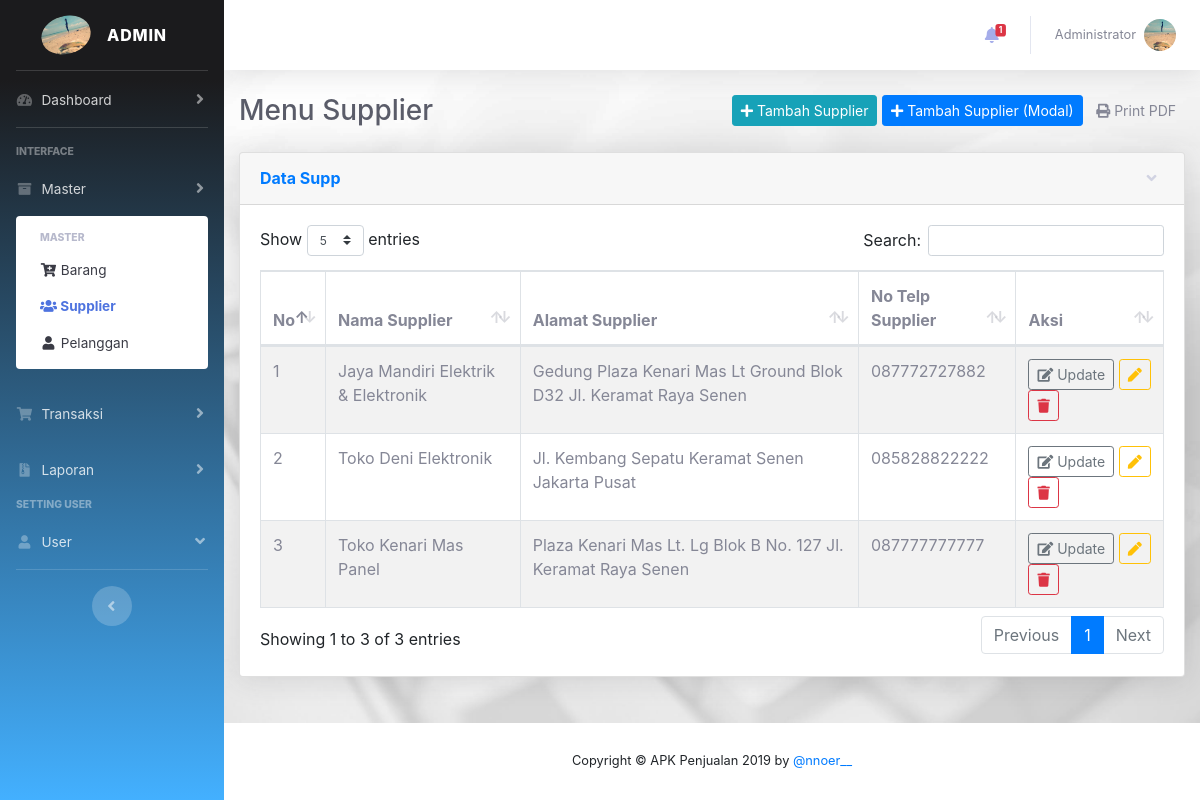
The app's page /?page=supp (signed in) with its own data.
### tables this page shows
CREATE TABLE `tb_users` (
  `id_users` int(11) NOT NULL,
  `username` varchar(30) NOT NULL,
  `nama_user` varchar(30) NOT NULL,
  `password` varchar(256) NOT NULL,
  `level` int(1) NOT NULL,
  `image` varchar(128) NOT NULL
);

CREATE TABLE `tb_supplier` (
  `id_supplier` int(11) NOT NULL,
  `nama_supplier` varchar(60) NOT NULL,
  `alamat_supplier` text NOT NULL,
  `no_telp` varchar(15) NOT NULL
);

### classcrud/class.crud.php (called while the page is built, shortened)
<?php
class Supplier
{
    public function tampilsupp($koneksi)
    {
        $qry = $koneksi->query("SELECT * FROM tb_supplier ORDER BY id_supplier");
        return $qry;
        return $data;
    }
}
$supp = new Supplier();
?>

### views/supp.php (the view, shortened to what this page needs)
<!DOCTYPE html>
<html>
<head>
</head>
<body>
    <section class="content-header">
        <div class="d-sm-flex align-items-center justify-content-between mb-4">
            <h3 class="h3 mb-0 text-gray-800">
                Menu Supplier
            </h3>
            <div class="row">
                <div class="col-lg-12">
                    <div class="float-right">
                        <a href="?page=tambahsupp" class="btn btn-info btn-sm">
                            <i class="fa fa-plus"></i> Tambah Supplier
                        </a>
                        <button type="button" class="btn btn-primary btn-sm" id="tambahdatasupp" data-toggle="modal" data-target="#tambahsupp">
                            <i class="fa fa-plus"></i> Tambah Supplier (Modal)
                        </button>
                        <a href="cetak_fpdf_supp.php" target="_blank" class="btn btn-default btn-sm">
                            <i class="fa fa-print"></i> Print PDF
                        </a>
                    </div>
                </div>
            </div>
    </section>
    <section class="content-body">
        <div class="card shadow mb-4">
            <a href="#collapseCardExample" class="d-block card-header py-3" data-toggle="collapse" role="button" aria-expanded="true" aria-controls="collapseCardExample">
                <h6 class="m-0 font-weight-bold text-primary">Data Supp</h6>
            </a>
            <div class="collapse show" id="collapseCardExample">
                <div class="card-body">
                    <div class="row">
                        <div class="col-lg-12">
                            <div class="table-responsive">
                                <table class="table table-bordered table-hover table-striped" id="dataTable">
                                    <thead>
                                        <tr>
                                            <th>No</th>
                                            <th>Nama Supplier</th>
                                            <th>Alamat Supplier</th>
                                            <th>No Telp Supplier</th>
                                            <th>Aksi</th>
                                        </tr>
                                    </thead>
                                    <tbody>
                                        <?php $no = 1; ?>
                                        <?php $query = $supp->tampilsupp($koneksi); ?>
                                        <?php foreach ($query as $q => $data) { ?>
                                            <tr>
                                                <td><?= $no++ ?></td>
                                                <td><?= ucwords($data['nama_supplier']); ?></td>
                                                <td><?= ucwords($data['alamat_supplier']); ?></td>
                                                <td><?= ucwords($data['no_telp']); ?></td>
                                                <td>
                                                    <a href="?page=ubahsupp&id=<?php echo $data['id_supplier']; ?>" class="btn btn-outline-secondary btn-sm"><i class="fa fa-edit"></i> Update</a>
                                                    <a id="ubahdatasupp" data-toggle="modal" data-target="#ubahsupp" data-id="<?php echo $data['id_supplier']  ?>" data-namasupp="<?php echo $data['nama_supplier']; ?>" data-alamatsupp="<?php echo $data['alamat_supplier']; ?>" data-notelpsupp="<?php echo $data['no_telp']; ?>"><button class="btn btn-outline-warning btn-sm"><i class="fa fa-pen"></i> </button></a>
                                                    <a href="?page=supp&hapus=<?php echo $data['id_supplier']; ?>" class="btn btn-outline-danger btn-sm" id="alertHapus" onclick="return confirm('Yakin Ingin Di Hapus');"><i class="fa fa-trash"></i> </a>
                                                </td>
                                            </tr>
                                        <?php } ?>
                                    </tbody>
                                </table>
                            </div>
                        </div>
                    </div>
                </div>
            </div>
        </div>
    </section>
</body>
</html>

### index.php (shortened to what this page needs)
<?php
require_once "classcrud/class.crud.php";
?>
<!DOCTYPE html>
<html lang="en">
<head>
    <link href="assets/vendor/fontawesome-free/css/all.min.css" rel="stylesheet" type="text/css">
    <link href="assets/css/sb-admin-2.min.css" rel="stylesheet">
    <link href="assets/css/style.css" rel="stylesheet">
    <link href="assets/bootstrap4/css/bootstrap.min.css" rel="stylesheet">
    <link href="assets/vendor/datatables/dataTables.bootstrap4.min.css" rel="stylesheet">
</head>
<body id="page-top">
    <div id="wrapper">
        <ul class="navbar-nav bg-gradient-primary sidebar sidebar-dark accordion" id="accordionSidebar">
            <a class="sidebar-brand d-flex align-items-center justify-content-center" href="?page=dashboard">
                <div class="sidebar-brand-icon rotate-n-15">
                    <?php $id = $_SESSION['adm']['id_users']; ?>
                    <?php
                    $query = $koneksi->query("SELECT * FROM tb_users WHERE id_users = '$id'");
                    $row = $query->fetch_assoc();
                    ?>
                    <img src="assets/mycss/img/<?php echo $row['image']; ?>" class="img-profile rounded-circle" style="width: 50px;" alt="Cinque Terre">
                </div>
                <div class="sidebar-brand-text mx-3"><?php echo $_SESSION['adm']['level'] == 1 ? "Admin" : ($_SESSION['adm']['level'] == 2 ? "Gudang" : "HRD"); ?><sup></sup></div>
            </a>
            <hr class="sidebar-divider my-0">
            <li class="nav-item">
                <a class="nav-link collapsed" href="#" data-toggle="collapse" data-target="#collapseOne" aria-expanded="true" aria-controls="collapseOne">
                    <i class="fas fa-fw fa-tachometer-alt"></i>
                    <span>Dashboard</span>
                </a>
            </li>
            <hr class="sidebar-divider">
            <div class="sidebar-heading">
                Interface
            </div>
            <?php if (@$_SESSION['administrator']) : ?>
                <li class="nav-item">
                    <a class="nav-link collapsed" href="#" data-toggle="collapse" data-target="#collapseTwo" aria-expanded="true" aria-controls="collapseTwo">
                        <i class="fas fa-fw fa-archive"></i>
                        <span>Master</span>
                    </a>
                    <div id="collapseTwo" <?= @$_GET['page'] != 'barang' && @$_GET['page'] != 'supp' ? 'class="collapse"' : 'class="collapse show"' ?> aria-labelledby="headingTwo" data-parent="#accordionSidebar">
                        <div class="bg-white py-2 collapse-inner rounded">
                            <h6 class="collapse-header active">Master</h6>
                            <a <?= @$_GET['page'] == 'barang' ? 'class="collapse-item active"' : 'class="collapse-item"' ?> href="?page=barang"><i class="fas fa-fw fa-cart-plus"></i> Barang</a>
                            <a <?= @$_GET['page'] == 'supp' ? 'class="collapse-item active"' : 'class="collapse-item"' ?> href="?page=supp"><i class="fas fa-fw fa-users"></i> Supplier</a>
                            <a <?= @$_GET['page'] == 'pelanggan' ? 'class="collapse-item active"' : 'class="collapse-item"' ?> href="?page=pelanggan"><i class="fas fa-fw fa-user"></i> Pelanggan</a>
                        </div>
                    </div>
                </li>
            <?php endif; ?>
            <?php if (@$_SESSION['administrator']) : ?>
                <li class="nav-item">
                    <a class="nav-link collapsed" href="#" data-toggle="collapse" data-target="#collapseThree" aria-expanded="true" aria-controls="collapseThree">
                        <i class="fas fa-fw fa-shopping-cart"></i>
                        <span>Transaksi</span>
                    </a>
                </li>
            <?php endif; ?>
            <?php if (@$_SESSION['administrator'] || @$_SESSION['pimpinan']) : ?>
                <li class="nav-item">
                    <a class="nav-link collapsed" href="#" data-toggle="collapse" data-target="#collapseUtilities2" aria-expanded="true" aria-controls="collapseUtilities2">
                        <i class="fas fa-fw fa-file-archive"></i>
                        <span>Laporan</span>
                    </a>
                </li>
            <?php endif; ?>
            <?php if (@$_SESSION['administrator']) : ?>
                <div class="sidebar-heading">
                    Setting User
                </div>
                <li class="nav-item">
                    <a class="nav-link" href="#" data-toggle="collapse" data-target="#collapsePages" aria-expanded="true" aria-controls="collapsePages">
                        <i class="fas fa-fw fa-user"></i>
                        <span>User</span>
                    </a>
                </li>
            <?php endif; ?>
            <hr class="sidebar-divider d-none d-md-block">
            <div class="text-center d-none d-md-inline">
                <button class="rounded-circle border-0" id="sidebarToggle"></button>
            </div>
        </ul>
        <div id="content-wrapper" class="d-flex flex-column">
            <div id="content" class="content-bg">
                <nav class="navbar navbar-expand navbar-light bg-white topbar mb-4 static-top shadow">
                    <ul class="navbar-nav ml-auto">
                        <?php $query = $koneksi->query("SELECT * FROM data_stok INNER JOIN tb_barang ON data_stok.id_brg = tb_barang.id_brg WHERE stok <= 10"); ?>
                        <?php $jdata = $query->num_rows; ?>
                        <li class="nav-item dropdown no-arrow mx-1">
                            <a class="nav-link dropdown-toggle" href="#" id="alertsDropdown" role="button" data-toggle="dropdown" aria-haspopup="true" aria-expanded="false">
                                <i class="fas fa-bell fa-fw"></i>
                                <?php if ($jdata) { ?>
                                    <span class="badge badge-danger badge-counter"><?php echo $jdata; ?></span></span>
                                <?php } ?>
                            </a>
                        </li>
                        <?php $id = $_SESSION['adm']['id_users']; ?>
                        <?php
                        $query = $koneksi->query("SELECT * FROM tb_users WHERE id_users = '$id'");
                        $row = $query->fetch_assoc();
                        ?>
                        <li class="nav-item dropdown no-arrow">
                            <a class="nav-link dropdown-toggle" href="#" id="userDropdown" role="button" data-toggle="dropdown" aria-haspopup="true" aria-expanded="false">
                                <span class="mr-2 d-none d-lg-inline text-gray-600 small">
                                    <?= ucwords($row['username']); ?>
                                </span>
                                <img class="img-profile rounded-circle" src="assets/mycss/img/<?= $row['image']; ?>">
                            </a>
                        </li>
                    </ul>
                </nav>
                <div class="container-fluid">
                    <?php if (@$_GET['page'] == 'supp') { ?>
                        <?php require_once 'views/supp.php'; ?>
                    <?php } ?>
                </div>
            </div>
            <footer class="sticky-footer bg-white">
                <div class="container my-auto">
                    <div class="copyright text-center my-auto">
                        <span>Copyright &copy; APK Penjualan 2019 by <a href="https://www.instagram.com/nnoer__/" target="_blank">@nnoer__</a></span>
                    </div>
                </div>
            </footer>
        </div>
    </div>
</body>
</html>

### assets/css/style.css (style rules this page uses)
.content-bg { background-image: url("../img/bunga.jpg"); background-repeat: no-repeat; background-size: cover; background-position: center; }

### records on screen
tb_users: image (picture), username "Administrator"
tb_supplier: nama_supplier "Jaya Mandiri Elektrik & Elektronik", alamat_supplier "Gedung Plaza Kenari Mas Lt Ground Blok D32 Jl. Keramat Raya Senen", no_telp "087772727882"
tb_supplier: nama_supplier "Toko Deni Elektronik", alamat_supplier "Jl. Kembang Sepatu Keramat Senen Jakarta Pusat", no_telp "085828822222"
tb_supplier: nama_supplier "Toko Kenari Mas Panel", alamat_supplier "Plaza Kenari Mas Lt. Lg Blok B No. 127 Jl. Keramat Raya Senen", no_telp "087777777777"

### other values on screen
$jdata "1"
